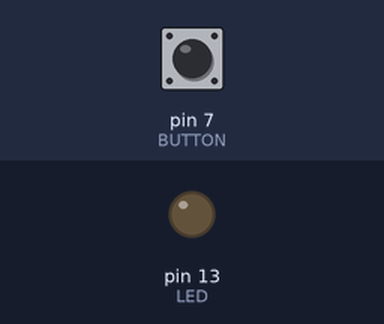
Bench run of a sketch on a simulated Arduino Uno, built with avr-gcc and run on an emulated ATmega328P. Shown: output pins drawn as LEDs (lit = HIGH). Dashed ring = blinking. Inputs (shaded band) come from the test bench; at power-on: pin 7 (BUTTON) HIGH. What the sketch prints to the serial monitor is not drawn.

Above: at 1.2 s.
1.3 s: pin 7 (BUTTON) pulled LOW for 1 s
At 1.68 s:
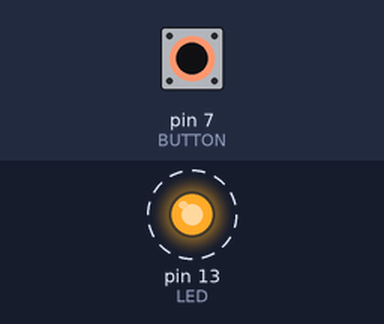
3.8 s: pin 7 (BUTTON) pulled LOW for 0.15 s
At 4.9 s:
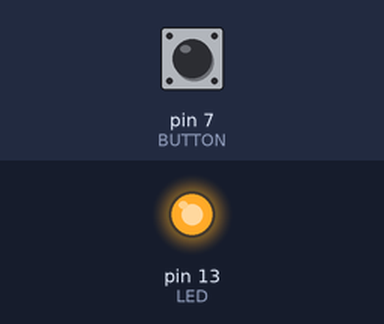
5.5 s: pin 7 (BUTTON) pulled LOW for 3.2 s
At 9.7 s:
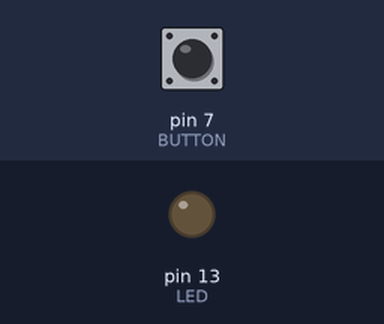
Timing chart, 0 to 11.2 s (numbered marks = the images above; inputs shaded):
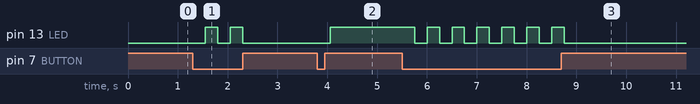

The sketch:

buttonSwitch.ino
```cpp
const int LED = 13;
const int BUTTON = 7;
bool buttonPressed = 0;
bool ledStatus = false;

void setup() {
  Serial.begin(9600);
  pinMode(LED, OUTPUT);
  pinMode(BUTTON, INPUT);
  digitalWrite(BUTTON, HIGH);
}

void loop() {
  buttonPressed = digitalRead(BUTTON);
  Serial.println(buttonPressed);
  if (!buttonPressed){
    ledStatus = !ledStatus;
    delay(250);
    }
  if (ledStatus){
    digitalWrite(LED, HIGH);
  }else
    digitalWrite(LED, LOW);
}
```

Measured:
- after the input at 1.3 s, pin 13 (LED): alternates HIGH for 0.25 s and LOW for 0.25 s, 4 changes in all, then stays LOW, starting after 0.26 s
- after the input at 3.8 s, pin 13 (LED): LOW → HIGH after 0.25 s
- after the input at 5.5 s, pin 13 (LED): alternates HIGH for 0.25 s and LOW for 0.25 s, 13 changes in all, then stays LOW, starting after 0.25 s
